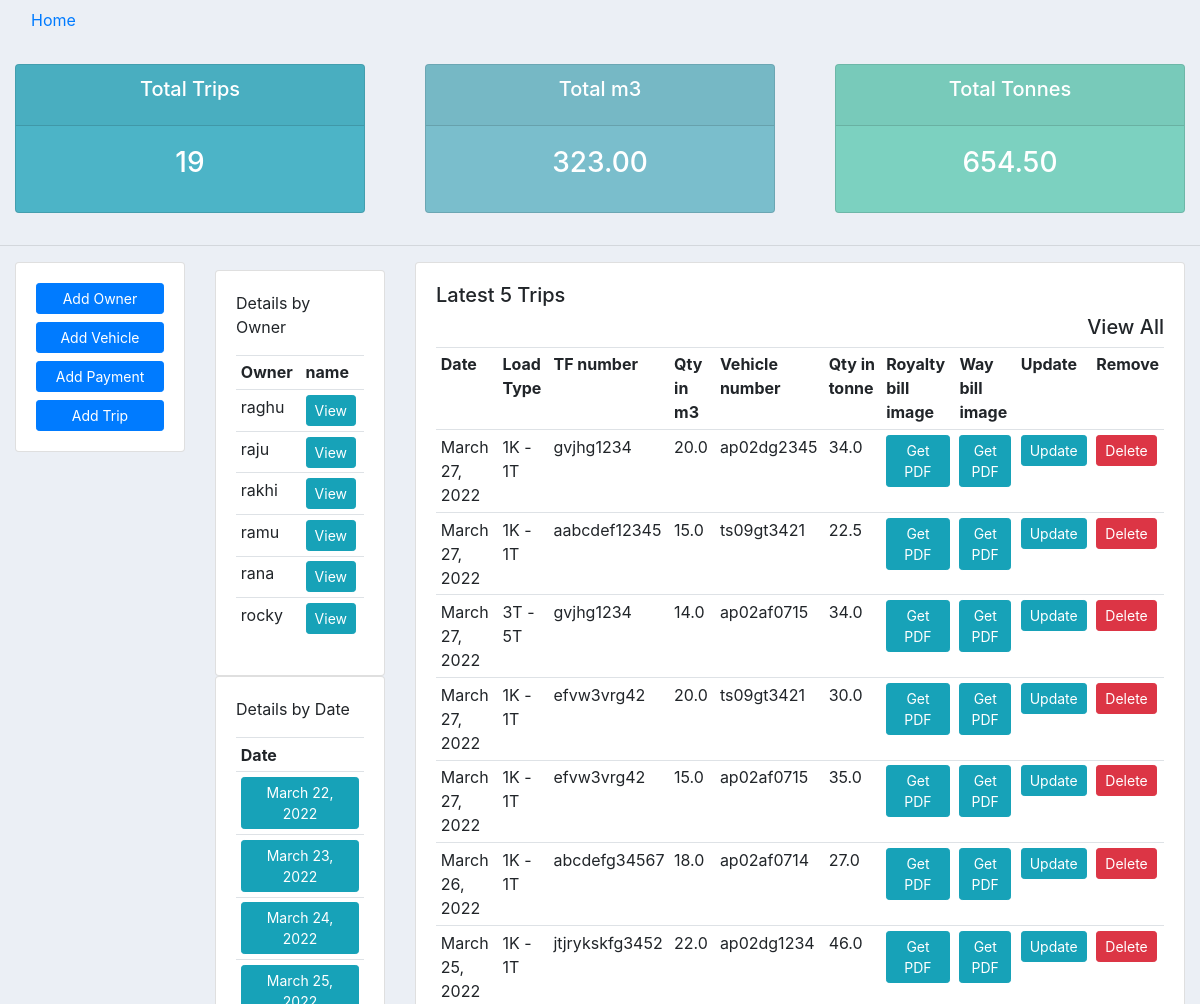
Before: /dashboard/ (signed in, upper part) with the older database file.
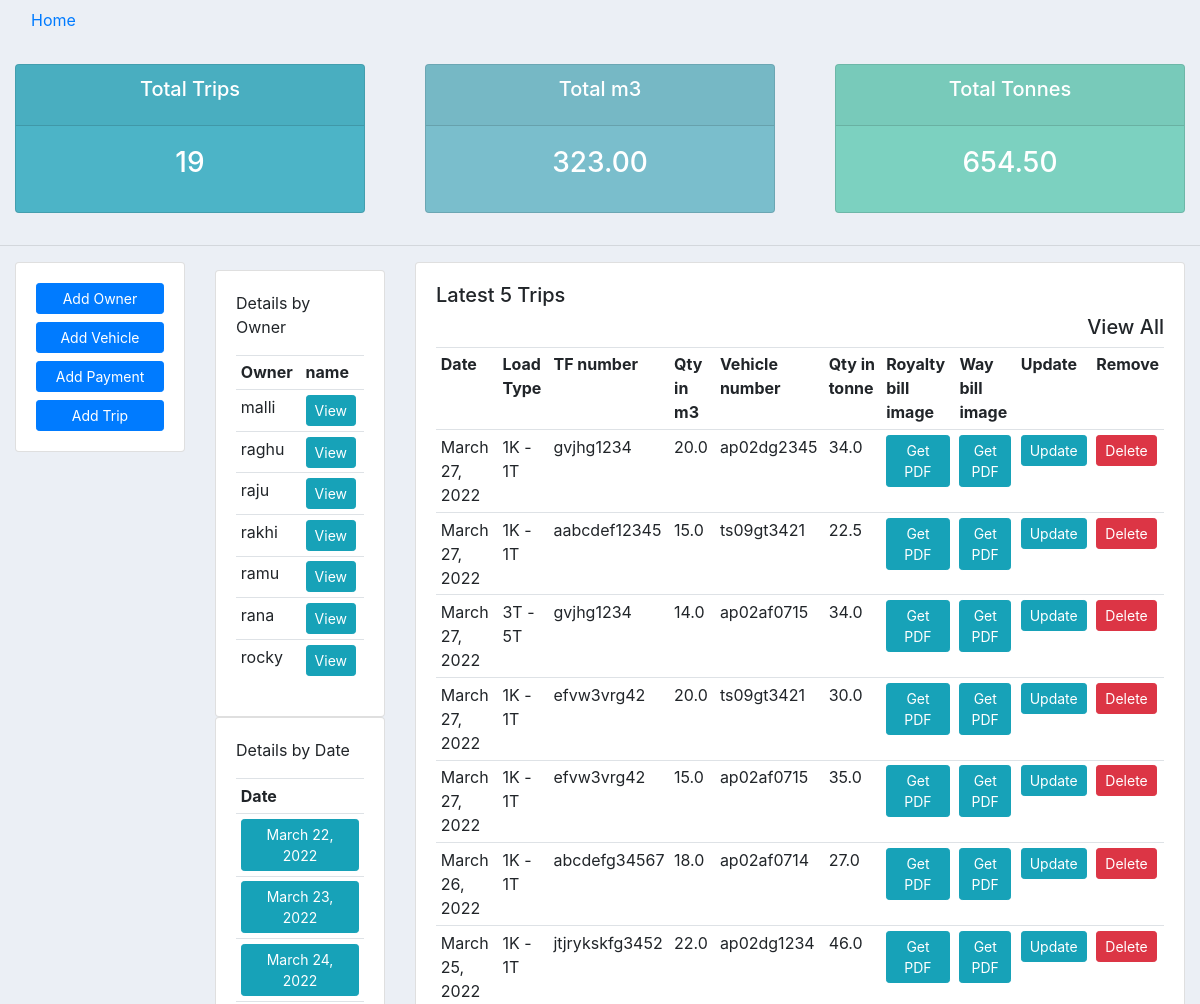
After: the same page with the newer database file.
### blog/models.py (models this page shows, shortened)
class TransporterDetails(models.Model):
    vehicle_owner_name = models.CharField(max_length=100, null=False, blank=False)
    phoneNumberRegex = RegexValidator(regex = r"^\+?1?\d{8,15}$")
    owner_phone_number = models.CharField(validators = [phoneNumberRegex], max_length = 16, null=False, blank=False)
    rate_per_tonne = models.CharField(max_length=200, null=True, blank=True)

class TripDetails(models.Model):
    company_name = models.ForeignKey(CompanyName, on_delete=models.SET_NULL, null=True, blank=False)
    trip_date = models.DateField(null=False, blank=False)
    load_type = models.ForeignKey(LoadType, on_delete=models.SET_NULL, null=True, blank=False)
    quarry_owner_name = models.ForeignKey(QuarryDetails, on_delete=models.SET_NULL, null=True, blank=False)
    tf_number = models.CharField(max_length=200, null=False, blank=False)
    qty_m3 = models.FloatField(null=False, blank=False)
    vehicle_number = models.ForeignKey(
        VehicleDetails , on_delete=models.SET_NULL, null=True, blank=False)
    qty_ton = models.FloatField(null=False, blank=False)
    royalty_image = models.ImageField(null=False, blank=False)
    waybill_image = models.ImageField(null=False, blank=False)

class LoadType(models.Model):
    load_type = models.CharField(max_length=100, null=False, blank=False)
    load_type_rate_per_tonne = models.FloatField(null=False, blank=True)
    def __str__(self):
        return self.load_type

class VehicleDetails(models.Model):
    vehicle_number = models.CharField(max_length=10, null=False, blank=False)
    owner_name = models.ForeignKey(TransporterDetails, on_delete=models.SET_NULL, null=True, blank=False)
    phoneNumberRegex = RegexValidator(regex = r"^\+?1?\d{8,15}$")
    driver_name = models.CharField(max_length=200, null=True, blank=True)
    driver_phone_number = models.CharField(validators = [phoneNumberRegex], max_length = 16, null=True, blank=True)
    driver_name2 = models.CharField(max_length=200, null=True, blank=True)
    driver_phone_number2 = models.CharField(validators = [phoneNumberRegex], max_length = 16, null=True, blank=True)
    rate_per_tonne = models.CharField(max_length=200, null=False, blank=False)
    def __str__(self):
        return self.vehicle_number

### blog/views.py (the view)
# urls.py: path('dashboard/', views.Dashboard, name='dashboard'),
@login_required(login_url='login')
def Dashboard(request):
    user = request.user
    categories = user.category_set.all()
    vehicle_details = VehicleDetails.objects.all().order_by('-id')
    tripdetails = TripDetails.objects.all().order_by('-trip_date')
    totalqty_in_m3 = "{:.2f}".format(tripdetails.aggregate(Sum('qty_m3'))['qty_m3__sum'])
    totalqty_in_ton = "{:.2f}".format(tripdetails.aggregate(Sum('qty_ton'))['qty_ton__sum'])
    ownernames = TransporterDetails.objects.all().order_by('vehicle_owner_name')
    trip_details = TripDetails.objects.all()
    totaltrips = trip_details.count()
    distinct_dates = trip_details.values('trip_date').annotate(Sum('qty_m3'), Sum('qty_ton'))
    context = {'vehicle_details': vehicle_details, 'trip_details':tripdetails,
             'totaltrips': totaltrips, 'totalqty_in_ton':totalqty_in_ton, 'totalqty_in_m3':totalqty_in_m3
             , 'distinct_dates':distinct_dates
             ,'ownernames':ownernames
             }
    return render(request, 'blog/trip_details.html', context)

### blog/templates/blog/trip_details.html (shortened to what this page needs)
<!DOCTYPE html>
<html>
<head>
	<link rel="stylesheet" href="https://stackpath.bootstrapcdn.com/bootstrap/4.3.1/css/bootstrap.min.css">
</head>
<body>
	<div class="container-fluid">
		<a class="nav-item nav-link" href="{% url 'blog-home' %}">Home</a>
	</div>
{% block content %}
{%  include 'blog/transport_total_detils.html' %}
<hr>
	<div class="container-fluid">
	<div class="row">
		<div class="col-md-2">
			<div class="card card-body">
				<a class="btn btn-primary  btn-sm btn-block" href="{% url 'add_owner' %}">Add Owner </a>
				<a class="btn btn-primary  btn-sm btn-block" href="{% url 'add_vehicle' %}">Add Vehicle </a>
				<a class="btn btn-primary  btn-sm btn-block" href="">Add Payment </a>
				<a class="btn btn-primary  btn-sm btn-block" href="{% url 'addtrip' %}">Add Trip</a>
			</div>
		</div>
		<div class="col-md-2">
			<div class="card card-body">
				<p>Details by Owner</p>
				<table class="table table-sm">
					<tr>
						<th> Owner </th>
						<th>name</th>
					</tr>
					{% for ownername in ownernames %}
						<tr>
							<td>{{ownername.vehicle_owner_name}} </td>
							<td><a class="btn btn-sm btn-info" href="{% url 'owner_details' ownername.id %}">View</a></td>
						</tr>
					{% endfor %}
				</table>
			</div>
			<div class="card card-body">
				<p>Details by Date</p>
				<table class="table table-sm">
					<tr>
						<th> Date </th>
					</tr>
					{% for distinct_date in distinct_dates %}
						<tr>
							<td><a class="btn btn-sm btn-info" href="{% url 'pdf_day' distinct_date.trip_date|date:"Y-m-d" %}">{{distinct_date.trip_date}}</a></td>
						</tr>
					{% endfor %}
				</table>
			</div>
		</div>
		<div class="col-md-8">
			<div class="card card-body">
				<h5 align="left">Latest 5 Trips</h5>
				<h5 align="right">View All</h5>
				<table class="table table-sm">
					<tr>
						<th>Date</th>
						<th>Load Type</th>
						<th>TF number</th>
						<th>Qty in m3</th>
						<th>Vehicle number</th>
						<th>Qty in tonne</th>
						<th>Royalty bill image</th>
						<th>Way bill image</th>
						<th>Update</th>
						<th>Remove</th>
					</tr>
					{% for trip_detail in trip_details %}
						<tr>
							<td>{{trip_detail.trip_date}}</td>
							<td>{{trip_detail.load_type}}</td>
							<td>{{trip_detail.tf_number}}</td>
							<td>{{trip_detail.qty_m3}}</td>
							<td>{{trip_detail.vehicle_number}}</td>
							<td>{{trip_detail.qty_ton}}</td>
							<td><a class="btn btn-sm btn-info" href="{% url 'pdf_royalty_bill_image' trip_detail.id %}">Get PDF</a></td>
							<td><a class="btn btn-sm btn-info" href="{% url 'pdf_way_bill_image' trip_detail.id %} ">Get PDF</a></td>
							<td><a class="btn btn-sm btn-info" href="{% url 'updatetrip' trip_detail.id %}">Update</a></td>
							<td><a class="btn btn-sm btn-danger" href="{% url 'deletetrip' trip_detail.id %}">Delete</a></td>
						</tr>
					{% endfor %}
				</table>
			</div>
		</div>
	</div>
	</div>
	{% endblock %}
</body>
</html>

Changed rows visible on the page:
added TransporterDetails: vehicle_owner_name "malli"
